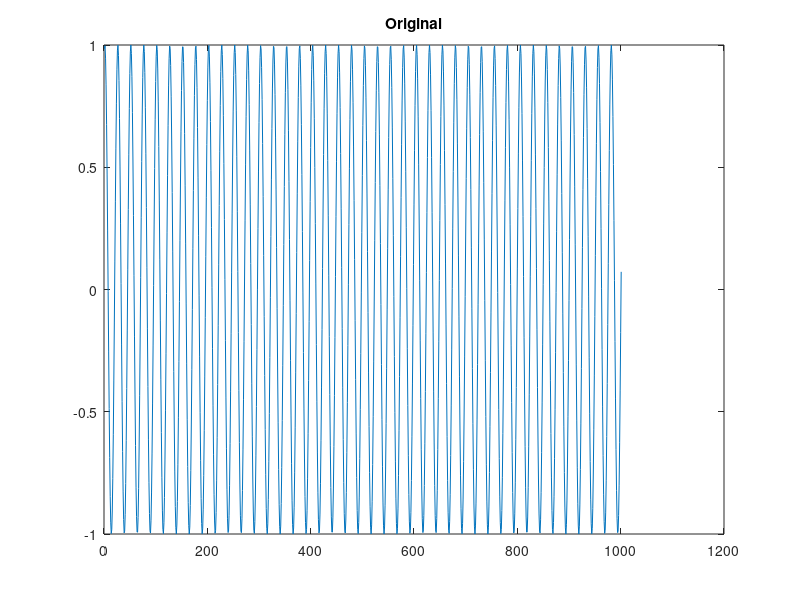
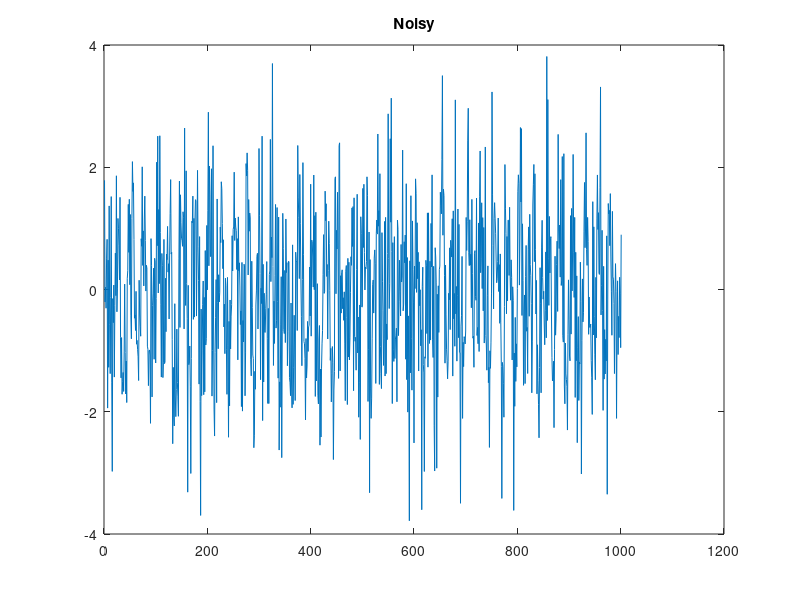

MATLAB code for these plots, in order:
clear; clc; close all
n = 0 : 1000;
phi = rand(1)*2*pi;
s = sin(0.25*n + phi);

w = randn(1, length(n));
v = filter(1, [1, -0.6], w);

x = s + w;

%%
%hW = [];
%w_hat = filter(hW, 1, v);
%norm(w - w_hat)
%x_hat = x - w_hat;




figure;plot(s);title('Original')
figure;plot(x);title('Noisy')
%subplot(133);plot(x_hat);title('Filtered')
